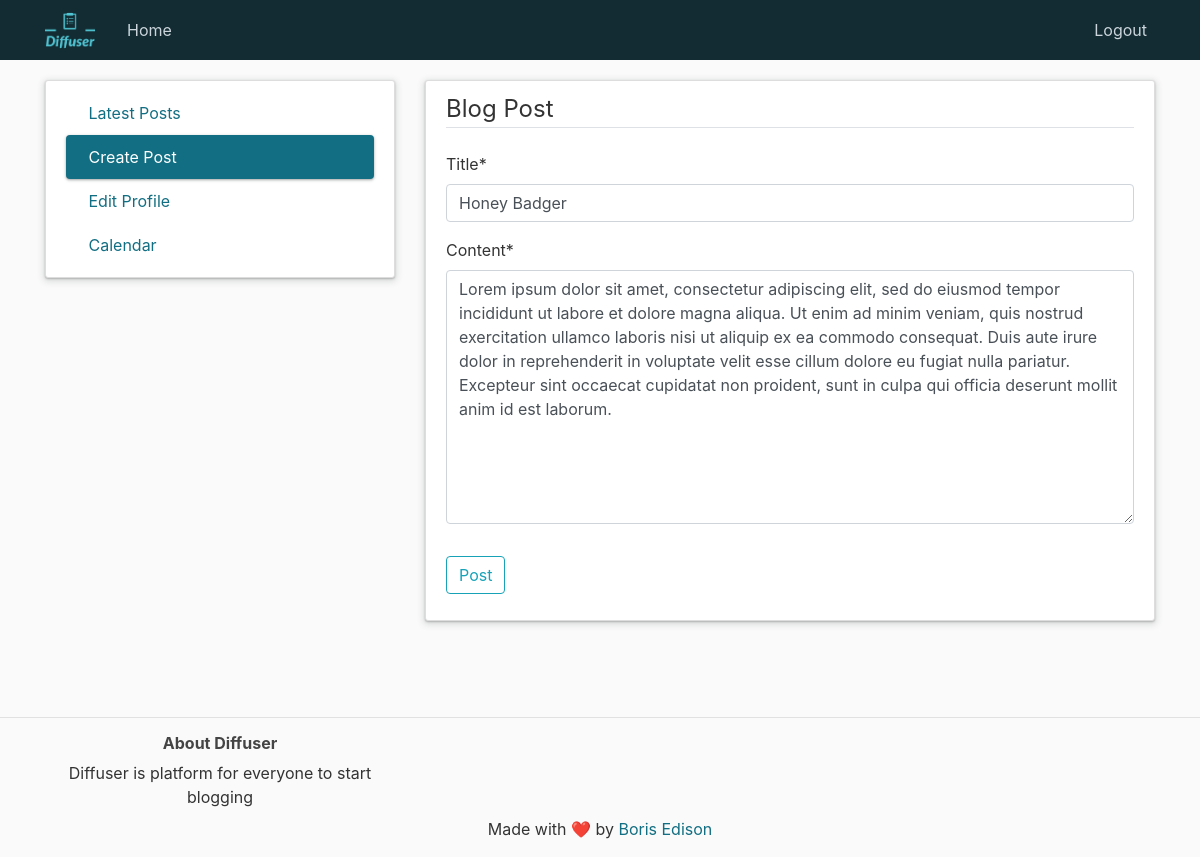
The app's page /post/5/update/ (signed in) with its own data.
### blog/models.py (models this page shows, shortened)
class Post(models.Model):
    title = models.CharField(max_length=100)
    content = models.TextField()
    date_posted = models.DateTimeField(default = timezone.now)
    author = models.ForeignKey(User, on_delete = models.CASCADE)

### blog/views.py (the view, shortened to what this page needs)
# urls.py: path('post/<int:pk>/update/', PostUpdateView.as_view(), name='post-update'),
class PostUpdateView(LoginRequiredMixin, UserPassesTestMixin, UpdateView):
    model = Post
    fields = ['title','content']       #<app>/<model>_form.html
    def test_func(self):
        post = self.get_object()
        if self.request.user == post.author:
            return True
        return False

### blog/templates/blog/post_form.html (shortened to what this page needs)
{% extends "blog/base.html" %}
{% load crispy_forms_tags %}
{% block createButton %}
<button class="nav-link nav-pills-link text-left active d-flex align-items-center" onClick="window.location.href='{% url 'post-create' %}';" id="create-tab" data-bs-toggle="pill" data-bs-target="#announcement" type="button" role="tab" aria-controls="announcement" aria-selected="false">
  &nbsp;Create Post
</button>
{% endblock %}
{% block createContent %}
    <div class="content-section" style="margin-bottom: 10vh">
        <form method="POST">
            <fieldset class="form-group">
                <legend class="border-bottom mb-4">Blog Post</legend>
                {{form|crispy}}
            </fieldset>
            <div class="form-group">
                <button class="btn btn-outline-info" type="submit">Post</button>
            </div>
        </form>
    </div>
{% endblock %}

### blog/static/blog/styles.css (style rules this page uses)
body { background: #fafafa; color: #333333; margin-top: 5rem; }
.nav-pills .nav-link.active, .nav-pills .show>.nav-link { background-color: #126E82 !important; color: white !important; border-color: transparent !important; box-shadow: rgba(60, 64, 67, 0.3) 0px 1px 2px 0px, rgba(60, 64, 67, 0.15) 0px 1px 3px 1px; }
.nav-pills-link { color: #126E82 !important; background-color: transparent; border-color: transparent !important; }
.content-section { background: #ffffff; padding: 10px 20px; border: 1px solid #dddddd; border-radius: 3px; margin-bottom: 20px; box-shadow: rgba(60, 64, 67, 0.3) 0px 1px 2px 0px, rgba(60, 64, 67, 0.15) 0px 2px 6px 2px; }

### records on screen
Post: title "Honey Badger", content "Lorem ipsum dolor sit amet, consectetur adipiscing elit, sed do eiusmod tempor incididunt ut labore et dolore magna aliqua. Ut enim ad minim veniam, quis nostrud exercitation ullamco laboris nisi ut aliquip ex ea commodo consequat. Duis aute irure dolor in reprehenderit in voluptate velit esse cillum dolore eu fugiat nulla pariatur. Excepteur sint occaecat cupidatat non proident, sunt in culpa qui officia deserunt mollit anim id est laborum."
